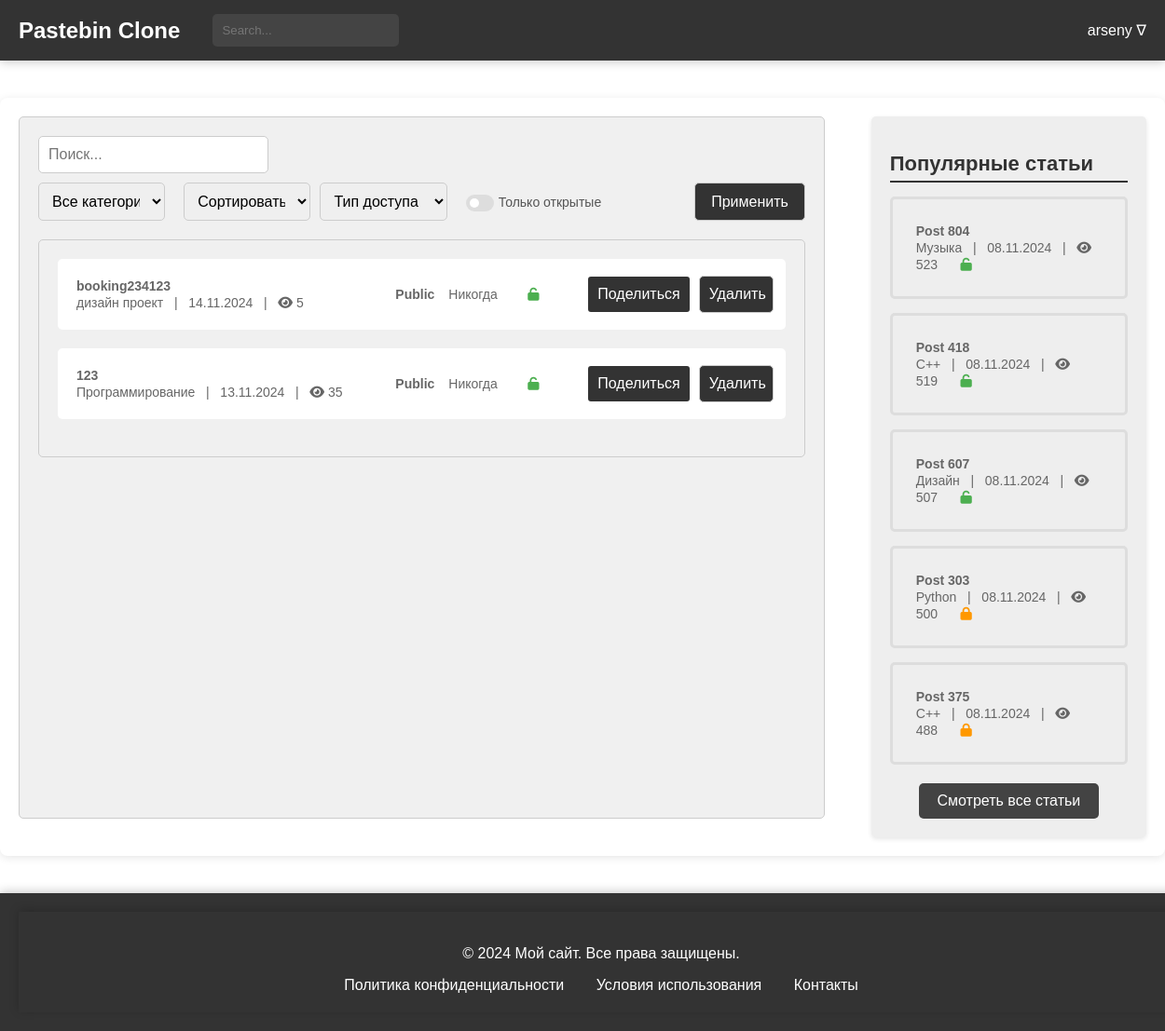
/users/posts/ (signed in), run on an earlier commit of the app's database.
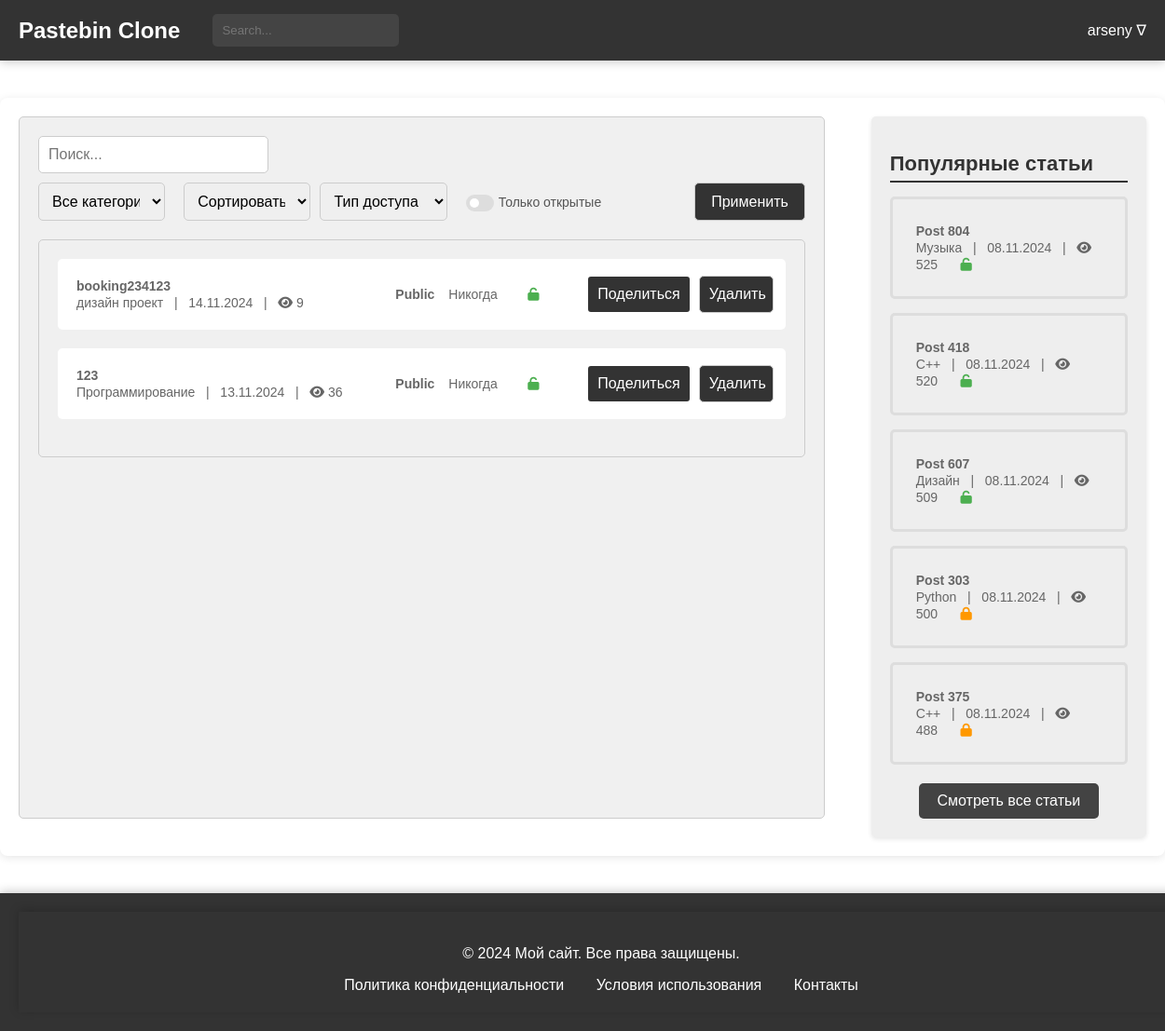
And on a later commit of the database.
### blog/models.py (models this page shows, shortened)
class Paste(models.Model):
    ACCESS_STATUS_CHOICES = [
        (0, 'Private'),
        (1, 'Public'),
        (2, 'Draft'),
    ]
    TIME_LIVE_CHOICES = [
        (None, 'Никогда'),
        (timedelta(minutes=2), 'Через 2 минуты'),
        (timedelta(hours=1), 'Через 1 час'),
        (timedelta(days=1), 'Через 1 день'),
        (timedelta(weeks=1), 'Через 1 неделю'),
    ]
    title = models.CharField(max_length=200)
    content = models.TextField()
    author = models.ForeignKey(User, on_delete=models.CASCADE)
    created_at = models.DateTimeField(auto_now_add=True)
    updated_at = models.DateTimeField(auto_now=True)
    slug = models.UUIDField(default=uuid.uuid4, editable=False, unique=True)
    tags = models.ManyToManyField(Tag, related_name='posts')
    category = models.ForeignKey(Category, on_delete=models.SET_NULL, null=True)
    access_status = models.IntegerField(choices=ACCESS_STATUS_CHOICES, default=1)
    time_live = models.DurationField(null=True, blank=True)
    password = models.CharField(max_length=100, null=True, blank=True)
    is_delete_after_read = models.BooleanField(default=False)
    views_count = models.PositiveIntegerField(default=0)
    favourite_count = models.PositiveIntegerField(default=0)
    def get_absolute_url(self):
        return reverse('blog:post-detail', kwargs={'slug': self.slug})
    def get_deletion_date(self):
        if self.time_live:
            deletion_date = timezone.now() + self.time_live
            return deletion_date.strftime('%d.%m.%Y')
        return "Никогда"
    def get_formatted_created_at(self):
        return self.created_at.strftime('%d.%m.%Y')
    class Meta:
        verbose_name = 'Паста'
        verbose_name_plural = 'Паста'

class Category(models.Model):
    name = models.CharField(max_length=30, unique=True)
    parent = models.ForeignKey(
        'self',
        on_delete=models.CASCADE,
        null=True, blank=True,
        related_name='subcategories'
    )
    def __str__(self):
        return self.name
    class Meta:
        verbose_name = 'Категория'
        verbose_name_plural = 'Категории'

### users/views.py (the view)
# urls.py: path('posts/', views.posts_list, name='posts-list'),
@login_required
def posts_list(request):
    user = request.user
    posts = Paste.objects.filter(author=user).order_by('-created_at')
    popular_posts = Paste.objects.order_by('-views_count')[:5]
    categories = Category.objects.all()
    category = request.GET.get('category')
    sort_by = request.GET.get('sort')
    access_status = request.GET.get('access_status')
    has_password = request.GET.get('has_password')
    search_query = request.GET.get('search', '')
    posts = sort_and_filter(posts, category, sort_by, access_status, has_password, search_query)
    return render(request, 'users_posts.html', {
        'posts': posts,
        'popular_posts': popular_posts,
        'categories': categories,
        'selected_category': category,
        'selected_sort': sort_by,
        'has_password': has_password,
        'search_query': search_query
    })

### general/context_processors.py (called while the page is built)
def unread_counts(request):
    if request.user.is_authenticated:
        unread_messages_count = Messages.objects.filter(user=request.user, is_checked=False).count()
        unread_notifications_count = Notifications.objects.filter(user=request.user, is_checked=False).count()
    else:
        unread_messages_count = 0
        unread_notifications_count = 0
    return {
        'unread_messages_count': unread_messages_count,
        'unread_notifications_count': unread_notifications_count,
    }

### users/templates/users_posts.html (shortened to what this page needs)
{% extends 'blog/temps/base.html' %}
{% load static %}
{% block head %}
    <link rel="stylesheet" type="text/css" href="{% static 'css/users_posts.css' %}">
{% endblock %}
{% block content %}
<main>
    <div class="main-container">
        <div class="post-filter">
            <form method="get" action="{% url 'users:posts-list' %}">
                <input type="search" name="search" placeholder="Поиск..." value="{{ search_query }}">
                <div style="display: flex; justify-content: space-between; margin-top: 10px;">
                    <select name="category" style="width: 35%;">
                        <option value="">Все категории</option>
                    </select>
                    <select name="sort" style="width: 35%; margin-left: 20px;">
                        <option value="">Сортировать по</option>
                    </select>
                    <select name="access_status" style="width: 35%; margin-left: 10px;">
                        <option value="">Тип доступа</option>
                    </select>
                    <div class="checkbox-container">
                        <label for="has_password">
                            <span>Только открытые</span>
                            <span></span>
                            <span></span>
                        </label>
                    </div>
                    <button type="submit" style="margin-left: 100px;">Применить</button>
                </div>
            </form>
            <div class="post-list">
                <ul>
                    {% for post in posts %}
                    <li class="post-item">
                        <div class="post-details">
                            <a href="{% url 'blog:post-detail' post.slug %}">
                                <span class="article-title">{{ post.title }}</span>
                                <br>
                                <span class="article-meta">{{ post.category }} &nbsp; | &nbsp; {{ post.get_formatted_created_at }} &nbsp; |  &nbsp;
                                    <i class="fa fa-eye"></i> <span class="view-count">{{post.views_count}}</span></span>
                            </a>
                        </div>
                        <div class="post-actions">
                            <span class="post-status">{{ post.get_access_status_display }}</span>
                            <span class="post-time">{{ post.get_deletion_date }}</span>
                            {% if post.password %}
                            <span><i class="fa fa-lock" aria-hidden="true" style="color: #FF9800;"></i></span>
                            {% else %}
                            <span><i class="fa fa-unlock" aria-hidden="true" style="color: #4CAF50;"></i></span>
                            {% endif %}
                            <button class="post-share-button" onclick="copyToClipboard('{{ post.get_absolute_url }}')">
                                Поделиться
                            </button>
                            <form method="post" action="{% url 'blog:post-delete' post.id %}">
                                <button type="submit">Удалить</button>
                            </form>
                        </div>
                    </li>
                    {% endfor %}
                </ul>
            </div>
        </div>
        {% include 'blog/temps/popular_posts.html' %}
    </div>
</main>
{% endblock %}

### blog/templates/blog/temps/popular_posts.html
{% load static %}
<head>
    <link rel="stylesheet" type="text/css" href="{% static 'css/popular_posts.css' %}">
    <link rel="stylesheet" href="https://cdnjs.cloudflare.com/ajax/libs/font-awesome/6.0.0-beta3/css/all.min.css">
</head>
<div class="right-block">
    <h2>Популярные статьи</h2>
    <ul>
        {% for popular_post in popular_posts %}
        <li>
            <a href="{% url 'blog:post-detail' popular_post.slug %}">
                <span class="article-title">{{popular_post.title}}</span>
                <br>
                <span class="article-meta">{{ popular_post.category }} &nbsp; | &nbsp; {{ popular_post.get_formatted_created_at }} &nbsp; |  &nbsp;
                                    <i class="fa fa-eye"></i> <span
                            class="view-count">{{popular_post.views_count}}</span></span>
                {% if popular_post.password %}
                <span><i class="fa fa-lock" aria-hidden="true" style="color: #FF9800;"></i></span>
                {% else %}
                <span><i class="fa fa-unlock" aria-hidden="true" style="color: #4CAF50;"></i></span>
                {% endif %}
            </a>
        </li>
        {% endfor %}
    </ul>
     <div class="all-posts-link">
        <a href="{% url 'blog:posts-list' %}">Смотреть все статьи</a>
    </div>
</div>

What changed in the data, as far as the page shows it:
changed Paste "booking234123": views_count "5" → "9"
changed Paste "Программирование": views_count "35" → "36"
changed Paste "Post 804": views_count "523" → "525"
changed Paste "Post 418": views_count "519" → "520"
changed Paste "Post 607": views_count "507" → "509"
